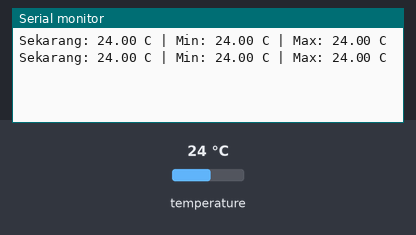
A sketch run on a simulated Arduino Uno, built with avr-gcc and run on an emulated ATmega328P. Shown: the last lines printed to the serial monitor. Inputs (shaded band) come from the test bench; at power-on: temperature 24 °C.

Above: at 3.3 s.
3.4 s: temperature set to 12 °C
At 5.1 s:
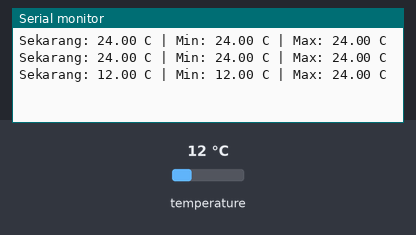
5.9 s: temperature set to 19 °C
At 6.4 s:
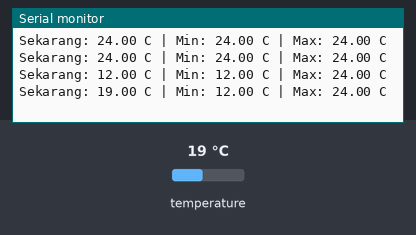
Timing chart, 0 to 8.9 s (numbered marks = the images above; inputs shaded):
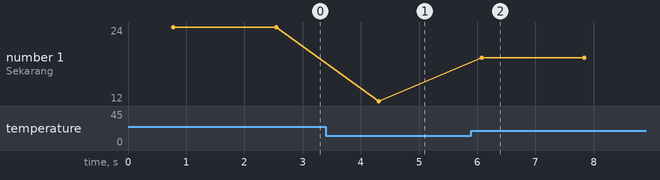

Measured:
- after the input at 3.4 s, the serial monitor: prints a new line after 0.91 s (image 1)
- after the input at 5.9 s, the serial monitor: prints a new line after 0.18 s (image 2)
- plotted number 1: 24 → 12 after the input at 3.4 s, 12 → 19 after the input at 5.9 s

The sketch:

02_DS18B20_MinMax.ino
```cpp
#include <OneWire.h>
#include <DallasTemperature.h>

const int BUS_SUHU = 2;
OneWire oneWire(BUS_SUHU);
DallasTemperature sensor(&oneWire);
float suhuMinimum = 1000;
float suhuMaksimum = -1000;

void setup() {
  Serial.begin(9600);
  sensor.begin();
}

void loop() {
  sensor.requestTemperatures();
  float suhu = sensor.getTempCByIndex(0);
  if (suhu == DEVICE_DISCONNECTED_C) {
    Serial.println("Sensor tidak terhubung");
    delay(1000);
    return;
  }

  suhuMinimum = min(suhuMinimum, suhu);
  suhuMaksimum = max(suhuMaksimum, suhu);
  Serial.print("Sekarang: ");
  Serial.print(suhu);
  Serial.print(" C | Min: ");
  Serial.print(suhuMinimum);
  Serial.print(" C | Max: ");
  Serial.print(suhuMaksimum);
  Serial.println(" C");
  delay(1000);
}
```
